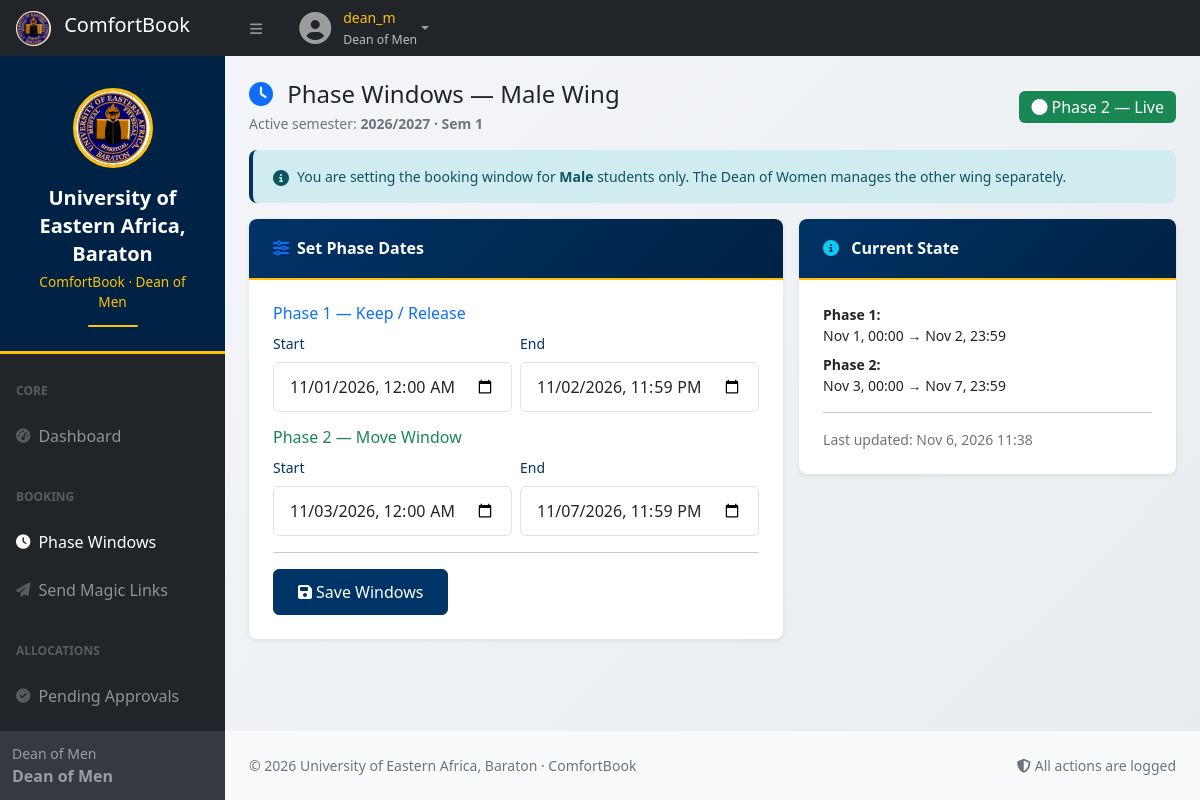
The app's page /user/phase_windows.php (signed in) with its own data.
### tables this page shows
CREATE TABLE `semesters` (
  `id` int(10) UNSIGNED NOT NULL,
  `academic_year` varchar(20) NOT NULL,
  `semester_no` tinyint(3) UNSIGNED NOT NULL,
  `name` varchar(80) NOT NULL,
  `start_date` date NOT NULL,
  `end_date` date NOT NULL,
  `phase1_start` datetime DEFAULT NULL,
  `phase1_end` datetime DEFAULT NULL,
  `phase2_start` datetime DEFAULT NULL,
  `phase2_end` datetime DEFAULT NULL,
  `is_active` tinyint(1) NOT NULL DEFAULT 0,
  `created_at` datetime NOT NULL DEFAULT current_timestamp()
);

CREATE TABLE `semester_windows` (
  `id` int(10) UNSIGNED NOT NULL,
  `semester_id` int(10) UNSIGNED NOT NULL,
  `gender` enum('Male','Female') NOT NULL,
  `phase1_start` datetime DEFAULT NULL,
  `phase1_end` datetime DEFAULT NULL,
  `phase2_start` datetime DEFAULT NULL,
  `phase2_end` datetime DEFAULT NULL,
  `updated_by` int(10) UNSIGNED DEFAULT NULL,
  `updated_at` datetime NOT NULL DEFAULT current_timestamp() ON UPDATE current_timestamp()
);

### includes/config.php (called while the page is built, shortened)
<?php
function get_config(string $key, $default = null) {
    static $cache = null;
    if ($cache === null) {
        $cache = [];
        $pdo = $GLOBALS['pdo'] ?? null;
        if ($pdo) {
            try {
                foreach ($pdo->query("SELECT config_key, config_value FROM config") as $r) {
                    $cache[$r['config_key']] = $r['config_value'];
                }
            } catch (Throwable $e) {}
        }
    }
    return $cache[$key] ?? $default;
}
function active_semester(): ?array {
    static $cache = false;
    if ($cache !== false) return $cache;
    $sid = (int)get_config('active_semester_id', 0);
    $pdo = $GLOBALS['pdo'] ?? null;
    try {
        $stmt = $pdo->prepare("SELECT * FROM semesters WHERE id = ? LIMIT 1");
        $stmt->execute([$sid]);
        $cache = $stmt->fetch() ?: null;
    } catch (Throwable $e) {
        $cache = null;
    }
    return $cache;
}
function semester_window(int $semesterId, string $gender): ?array {
    $pdo = $GLOBALS['pdo'] ?? null;
    try {
        $stmt = $pdo->prepare("
            SELECT * FROM semester_windows
            WHERE semester_id = ? AND gender = ?
            LIMIT 1
        ");
        $stmt->execute([$semesterId, $gender]);
        return $stmt->fetch() ?: null;
    } catch (Throwable $e) {
        return null;
    }
}
function current_phase(?string $gender = null): ?int {
    $sem = active_semester();
    $w = semester_window((int)$sem['id'], $gender);
    $now = date('Y-m-d H:i:s');
    if ($w['phase2_start'] && $w['phase2_end'] && $now >= $w['phase2_start'] && $now <= $w['phase2_end']) return 2;
    return null;
}
function h($v): string {
    return htmlspecialchars((string)$v, ENT_QUOTES, 'UTF-8');
}

### user/phase_windows.php (the view, shortened to what this page needs)
<?php
require_once __DIR__ . '/../includes/config.php';
$gender = gender_filter();
$sem    = active_semester();
$win = semester_window((int)$sem['id'], $gender);
function dt_local(?string $v): string {
    return $v ? date('Y-m-d\TH:i', strtotime($v)) : '';
}
$currentPhase = current_phase($gender);
$phaseLabel = match($currentPhase) { 1=>'Phase 1 — Live', 2=>'Phase 2 — Live', default=>'Closed' };
$phaseColor = match($currentPhase) { 1=>'primary', 2=>'success', default=>'secondary' };
?>
<?php include __DIR__ . '/partial/header.php'; ?>
<div id="layoutSidenav">
    <?php include __DIR__ . '/partial/sidebar.php'; ?>
    <div id="layoutSidenav_content">
        <main class="container-fluid px-4">
            <div class="d-flex flex-wrap justify-content-between align-items-center mt-4 mb-3">
                <div>
                    <h4 class="mb-1">
                        <i class="fas fa-clock text-primary me-2"></i>
                        Phase Windows — <?= h($gender) ?> Wing
                    </h4>
                    <p class="text-muted small mb-0">
                        Active semester: <strong><?= h($sem['name']) ?></strong>
                    </p>
                </div>
                <span class="badge bg-<?= $phaseColor ?> fs-6">
                    <i class="fas fa-circle me-1"></i><?= h($phaseLabel) ?>
                </span>
            </div>
            <div class="alert alert-info d-flex align-items-start">
                <i class="fas fa-info-circle me-2 mt-1"></i>
                <div class="small">
                    You are setting the booking window for <strong><?= h($gender) ?></strong> students only.
                    The <?= $gender === 'Male' ? 'Dean of Women' : 'Dean of Men' ?>
                    manages the other wing separately.
                </div>
            </div>
            <div class="row g-3">
                <div class="col-lg-7">
                    <div class="card border-0 shadow-sm">
                        <div class="card-header bg-white">
                            <h6 class="mb-0 fw-bold">
                                <i class="fas fa-sliders-h text-primary me-2"></i>Set Phase Dates
                            </h6>
                        </div>
                        <div class="card-body">
                            <form method="post">
                                <h6 class="text-primary mb-2">Phase 1 — Keep / Release</h6>
                                <div class="row g-2 mb-3">
                                    <div class="col-6">
                                        <label class="form-label small">Start</label>
                                        <input type="datetime-local" name="phase1_start" class="form-control"
                                               value="<?= h(dt_local($win['phase1_start'] ?? null)) ?>">
                                    </div>
                                    <div class="col-6">
                                        <label class="form-label small">End</label>
                                        <input type="datetime-local" name="phase1_end" class="form-control"
                                               value="<?= h(dt_local($win['phase1_end'] ?? null)) ?>">
                                    </div>
                                </div>
                                <h6 class="text-success mb-2">Phase 2 — Move Window</h6>
                                <div class="row g-2 mb-3">
                                    <div class="col-6">
                                        <label class="form-label small">Start</label>
                                        <input type="datetime-local" name="phase2_start" class="form-control"
                                               value="<?= h(dt_local($win['phase2_start'] ?? null)) ?>">
                                    </div>
                                    <div class="col-6">
                                        <label class="form-label small">End</label>
                                        <input type="datetime-local" name="phase2_end" class="form-control"
                                               value="<?= h(dt_local($win['phase2_end'] ?? null)) ?>">
                                    </div>
                                </div>
                                <hr>
                                <button class="btn btn-primary">
                                    <i class="fas fa-save me-1"></i>Save Windows
                                </button>
                            </form>
                        </div>
                    </div>
                </div>
                <div class="col-lg-5">
                    <div class="card border-0 shadow-sm">
                        <div class="card-header bg-white">
                            <h6 class="mb-0 fw-bold">
                                <i class="fas fa-info-circle text-info me-2"></i>
                                Current State
                            </h6>
                        </div>
                        <div class="card-body small">
                            <?php if ($win && $win['phase1_start']): ?>
                                <div class="mb-2">
                                    <strong>Phase 1:</strong><br>
                                    <?= date('M j, H:i', strtotime($win['phase1_start'])) ?>
                                    → <?= date('M j, H:i', strtotime($win['phase1_end'])) ?>
                                </div>
                            <?php else: ?>
                                <p class="text-muted mb-2">Phase 1: not set</p>
                            <?php endif; ?>
                            <?php if ($win && $win['phase2_start']): ?>
                                <div class="mb-2">
                                    <strong>Phase 2:</strong><br>
                                    <?= date('M j, H:i', strtotime($win['phase2_start'])) ?>
                                    → <?= date('M j, H:i', strtotime($win['phase2_end'])) ?>
                                </div>
                            <?php else: ?>
                                <p class="text-muted mb-2">Phase 2: not set</p>
                            <?php endif; ?>
                            <?php if ($win && $win['updated_at']): ?>
                                <hr>
                                <div class="text-muted">
                                    Last updated: <?= date('M j, Y H:i', strtotime($win['updated_at'])) ?>
                                </div>
                            <?php endif; ?>
                        </div>
                    </div>
                </div>
            </div>
            <div class="pb-4"></div>
        </main>
<?php include __DIR__ . '/partial/footer.php'; ?>

### assets/css/ueab-theme.css (style rules this page uses)
:root { --ueab-primary: #003366; --ueab-primary-dark: #002244; --ueab-primary-light: #1a4d7a; --ueab-accent: #ffc107; --ueab-accent-light: #ffcd39; --ueab-accent-dark: #e6a700; --ueab-text-light: #ffffff; --ueab-text-muted: #f0f0f0; --ueab-text-dark: #333333; --ueab-border-light: rgba(255, 255, 255, 0.1); --ueab-border-dark: rgba(0, 51, 102, 0.1); --ueab-gradient: linear-gradient(135deg, var(--ueab-primary) 0%, var(--ueab-primary-dark) 100%); --ueab-shadow: 0 5px 15px rgba(0, 51, 102, 0.08); --ueab-shadow-hover: 0 8px 25px rgba(0, 51, 102, 0.15); }
body { background: linear-gradient(135deg, #f5f7fa 0%, #e9ecef 100%); font-family: 'Segoe UI', Tahoma, Geneva, Verdana, sans-serif; min-height: 100vh; }
.card { border: none; border-radius: 0.5rem; box-shadow: var(--ueab-shadow); transition: all 0.3s ease; margin-bottom: 1.5rem; overflow: hidden; }
.card-header { background: var(--ueab-gradient); color: var(--ueab-text-light); border-bottom: 2px solid var(--ueab-accent); padding: 1.25rem 1.5rem; font-weight: 600; }
.card-header i { color: var(--ueab-accent); margin-right: 0.75rem; }
.card-body { padding: 1.5rem; }
.form-control, .form-select { border: 1px solid #dee2e6; border-radius: 0.375rem; padding: 0.75rem 1rem; transition: all 0.3s ease; }
.form-label { color: var(--ueab-primary); font-weight: 500; margin-bottom: 0.5rem; }
.btn { padding: 0.625rem 1.5rem; border-radius: 0.375rem; font-weight: 500; transition: all 0.3s ease; position: relative; overflow: hidden; }
.btn-primary { background: var(--ueab-primary); border-color: var(--ueab-primary); }
.badge { padding: 0.5rem 0.75rem; font-weight: 500; border-radius: 0.375rem; }
.alert { border: none; border-radius: 0.5rem; padding: 1rem 1.25rem; border-left: 4px solid transparent; }
.alert-info { background: #d1ecf1; color: #0c5460; border-left-color: var(--ueab-primary); }

### records on screen
semesters: name "2026/2027 · Sem 1"
semester_windows: phaseLabel "Phase 2 — Live", phase1_start "11/01/2026 00:00", phase1_end "11/02/2026 23:59", phase2_start "11/03/2026 00:00", phase2_end "11/07/2026 23:59", phase1_start "Nov 1, 00:00", phase1_end "Nov 2, 23:59", phase2_start "Nov 3, 00:00", phase2_end "Nov 7, 23:59", updated_at "Nov 6, 2026 11:38"

### other values on screen
$username "dean_m"
$roleDisplay "Dean of Men"
role_display() "Dean of Men"
$_SESSION['full_name'] "Dean of Men"
$gender "Male"
